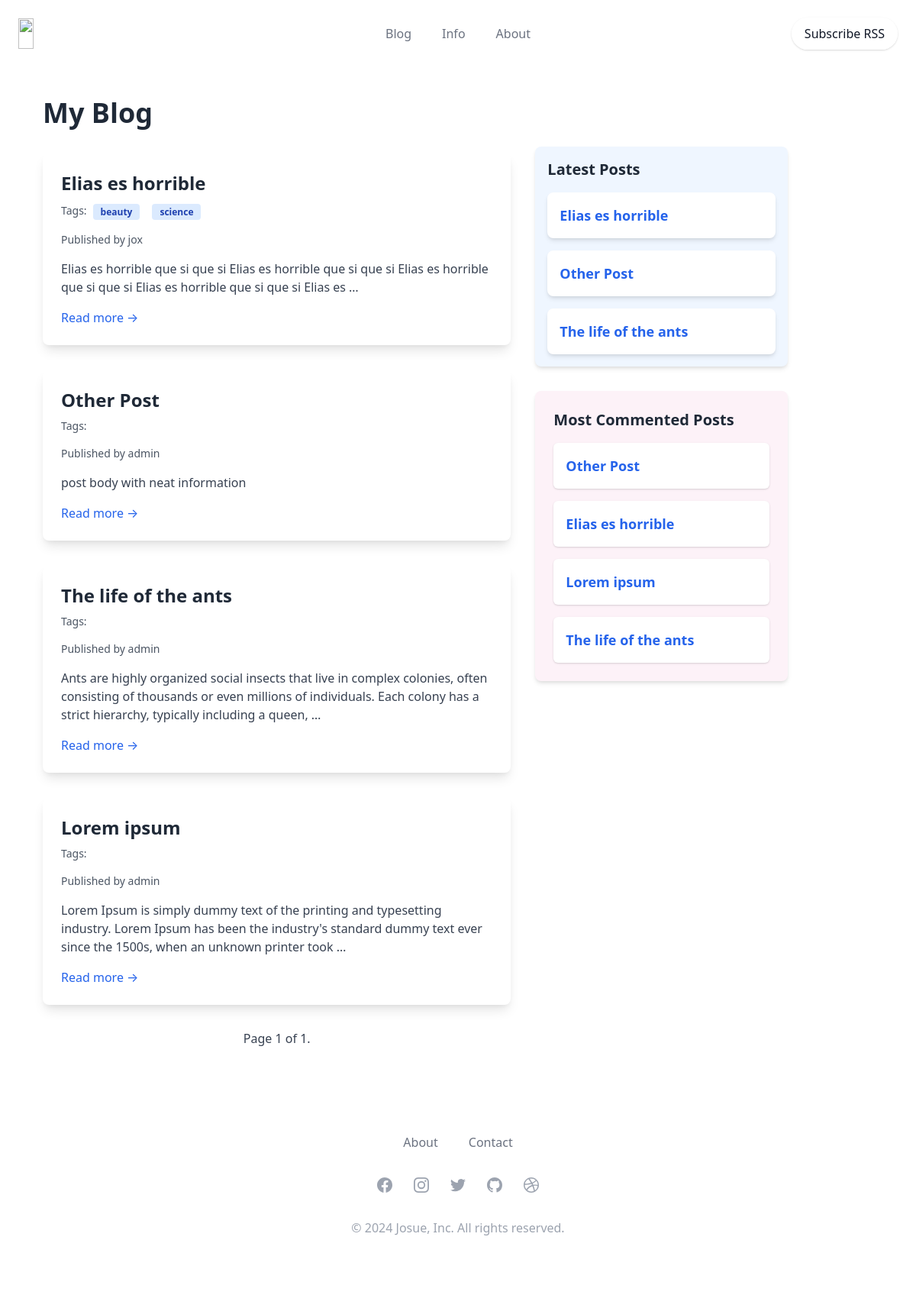
The page /blog/ on the database as committed earlier.
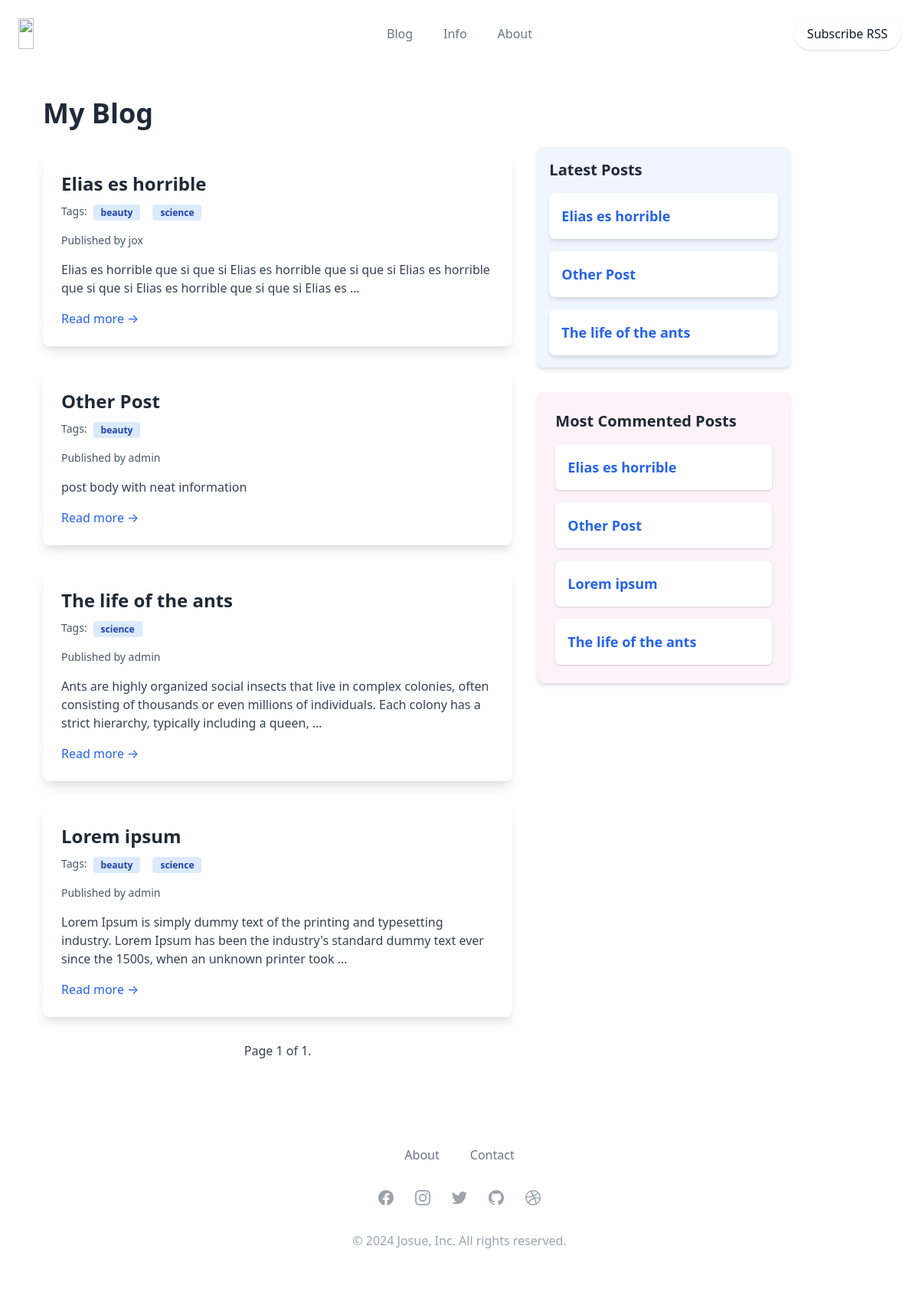
The same page on the database as committed later.
### blog/models.py (models this page shows, shortened)
class Post(models.Model):
    title = models.CharField(max_length=250)
    status = models.SmallIntegerField(
        choices=data.BLOG_STATUS,
        default=data.DRAFT
    )
    slug = models.SlugField(
        max_length=250,
        unique_for_date='publish_at'
        )
    body = models.TextField()
    author = models.ForeignKey(
        settings.AUTH_USER_MODEL,
        on_delete=models.CASCADE,
        related_name='blog_posts'
    )
    publish_at = models.DateTimeField(default=timezone.now)
    created_at = models.DateTimeField(auto_now_add=timezone.now)
    updated_at = models.DateTimeField(auto_now=timezone.now)
    objects = PostQuerySet.as_manager()
    tags = TaggableManager()
    class Meta:
        ordering = ['-publish_at']
        indexes = [
            models.Index(fields=['-publish_at'])
        ]
    def get_absolute_url(self):
        return reverse(
            'blog:post_detail',
            args=[
                self.publish_at.year,
                self.publish_at.month,
                self.publish_at.day,
                self.slug
                ]
            )

### blog/views.py (the view)
# urls.py: path('', views.post_list, name='post_list'),
def post_list(request, tag_slug=None):
    template = 'post/list.html'
    post_list = Post.objects.get_published()
    tag = None
    if tag_slug:
        tag = get_object_or_404(Tag, slug=tag_slug)
        post_list = post_list.filter(tags__in=[tag])
    paginator = Paginator(post_list, 5)
    page_number = request.GET.get('page', 1)
    try:
        posts = paginator.page(page_number)
    except EmptyPage:
        posts = paginator.page(paginator.num_pages)
    except PageNotAnInteger:
        posts = paginator.page(1)
    context = {
        'posts': posts,
        'tag': tag
        }
    return render(request, template, context)

### blog/managers.py (called while the page is built)
    def get_published(self):
        return self.filter(status=PUBLISHED)

### blog/templatetags/blog_tags.py (called while the page is built)
@register.inclusion_tag('post/partials/latest_posts.html')
def show_latest_posts(count=5):
    latest_posts = Post.objects.order_by('-publish_at')[:count]
    return {'latest_posts': latest_posts}

@register.simple_tag
def get_most_commented_posts(count=5):
    return Post.objects.annotate(total_comments=Count('comments')).order_by('-total_comments')[:count]

@register.filter(name='markdown')
def markdown_format(text):
    return mark_safe(markdown.markdown(text))

### blog/templates/post/list.html (shortened to what this page needs)
{% extends "base.html" %}
{% load blog_tags %}
{% block content %}
<div class="container mx-auto px-4 py-8">
    <h1 class="text-4xl font-bold text-gray-800 mb-8">My Blog</h1>
    {% for post in posts %}
    <article class="bg-white shadow-lg rounded-lg mb-8 overflow-hidden">
        <div class="p-6">
            <h2 class="text-2xl font-semibold text-gray-800 mb-2">
                <a href="{{ post.get_absolute_url }}" class="hover:text-blue-600 transition duration-300">
                    {{ post.title }}
                </a>
            </h2>
            <p class="flex flex-wrap items-center gap-2 mb-4">
                <span class="text-sm text-gray-600">Tags:</span>
                {% for tag in post.tags.all %}
                <a href='{% url "blog:post_list_by_tag" tag.slug %}'>
                    <span class="bg-blue-100 text-blue-800 text-xs font-semibold mr-2 px-2.5 py-0.5 rounded dark:bg-blue-200 dark:text-blue-800">
                        {{ tag }}
                    </span>
                </a>
                {% endfor %}
            </p>
            <p class="text-sm text-gray-600 mb-4">
                Published <time class="font-medium">{{ post.publish }}</time> by <span class="font-medium">{{ post.author }}</span>
            </p>
            <div class="prose max-w-none text-gray-700">
                {{ post.body|markdown|truncatewords:30 }}
            </div>
            <a href="{{ post.get_absolute_url }}" class="inline-block mt-4 text-blue-600 hover:text-blue-800 transition duration-300">
                Read more &rarr;
            </a>
        </div>
    </article>
    {% endfor %}
    {% include "pagination.html" with page=posts %}
</div>
{% endblock %}

### blog/templates/base.html (shortened to what this page needs)
{% load static %}
{% load blog_tags %}
<!DOCTYPE html>
<html lang="en">
<head>
  <link href="https://unpkg.com/tailwindcss@^2/dist/tailwind.min.css" rel="stylesheet">
</head>
<body>
    <div class="px-4 mx-auto max-w-7xl sm:px-6">
        <div class="relative pt-6 pb-16 sm:pb-24">
            {% include 'post/partials/header.html' %}
            <main class="container px-4 py-8 flex flex-col md:flex-row gap-4">
                <div class="flex-1">
                    {% block content %}
                    {% endblock %}
                </div>
                <div class="flex-none md:w-1/3 space-y-8 mt-24">
                    <aside class="bg-blue-50 p-4 rounded-lg shadow-md">
                        <h3 class="text-xl font-semibold text-gray-800 mb-4">Latest Posts</h3>
                        <ul class="space-y-4">
                            {% show_latest_posts 3 %}
                        </ul>
                    </aside>
                    <aside class="bg-pink-50 p-6 rounded-lg shadow-md">
                        <h3 class="text-xl font-semibold text-gray-800 mb-4">Most Commented Posts</h3>
                        <ul class="space-y-4">
                            {% get_most_commented_posts as most_commented_posts %}
                            {% for post in most_commented_posts %}
                            <li class="bg-white p-4 rounded-md shadow hover:shadow-lg transition-shadow duration-200">
                                <a href="{{ post.get_absolute_url }}" class="text-lg font-semibold text-blue-600 hover:text-blue-800">
                                    {{ post.title }}
                                </a>
                            </li>
                            {% endfor %}
                        </ul>
                    </aside>
                </div>
            </main>
              {% include 'post/partials/footer.html' %}
        </div>
    </div>
</body>
</html>

### blog/templates/post/partials/header.html (shortened to what this page needs)
<nav class="relative flex items-center justify-between sm:h-10 md:justify-center" aria-label="Global">
    <div class="flex items-center flex-1 md:absolute md:inset-y-0 md:left-0">
        <div class="flex items-center justify-between w-full md:w-auto">
            <a href="#"><span class="sr-only">Company Name</span>
                <img class="w-auto h-8 sm:h-10" src="https://www.svgrepo.com/show/448244/pack.svg" loading="lazy" width="202" height="40">
            </a>
        </div>
    </div>
    <div class="hidden md:flex md:space-x-10 list-none">
        <li>
            <a href="{% url 'blog:post_list' %}" class="text-base font-normal text-gray-500 list-none hover:text-gray-900"
                target="">Blog</a>
        </li>
        <li>
            <a href="#" class="text-base font-normal text-gray-500 list-none hover:text-gray-900"
                target="">Info
            </a>
        </li>
        <li>
            <a href="#" class="text-base font-normal text-gray-500 list-none hover:text-gray-900"
                target="_blank">About
            </a>
        </li>
    </div>
    <div class="hidden md:absolute md:flex md:items-center md:justify-end md:inset-y-0 md:right-0">
        <div class="inline-flex rounded-full shadow">
            <div href="{% url "blog:post_feed" %}"
                class="inline-flex items-center px-4 py-2 text-base text-gray-900 bg-white border border-transparent rounded-full cursor-pointer font-base hover:bg-gray-50 ">
                <a href="{% url 'blog:post_feed' %}">Subscribe RSS</a>
            </div>
        </div>
    </div>
</nav>

### blog/templates/pagination.html (shortened to what this page needs)
<div class="flex justify-center mt-8">
    <div class="flex items-center space-x-4">
        <span class="text-gray-700">
            Page {{ page.number }} of {{ page.paginator.num_pages }}.
        </span>
    </div>
</div>

### blog/templates/post/partials/latest_posts.html
<ul class="space-y-4">
    {% for post in latest_posts %}
    <li class="bg-white p-4 rounded-lg shadow-md hover:shadow-lg transition-shadow duration-200">
        <a href="{{ post.get_absolute_url }}" class="text-lg font-semibold text-blue-600 hover:text-blue-800">
            {{ post.title }}
        </a>
    </li>
    {% endfor %}
</ul>

### blog/templates/post/partials/footer.html (shortened to what this page needs)
<section class="bg-white">
    <div class="max-w-screen-xl px-4 py-12 mx-auto space-y-8 overflow-hidden sm:px-6 lg:px-8">
        <nav class="flex flex-wrap justify-center -mx-5 -my-2">
            <div class="px-5 py-2">
                <a href="#" class="text-base leading-6 text-gray-500 hover:text-gray-900">
                    About
                </a>
            </div>
            <div class="px-5 py-2">
                <a href="#" class="text-base leading-6 text-gray-500 hover:text-gray-900">
                    Contact
                </a>
            </div>
        </nav>
        <div class="flex justify-center mt-8 space-x-6">
            <a href="#" class="text-gray-400 hover:text-gray-500">
            </a>
            <a href="#" class="text-gray-400 hover:text-gray-500">
            </a>
            <a href="#" class="text-gray-400 hover:text-gray-500">
            </a>
            <a href="#" class="text-gray-400 hover:text-gray-500">
            </a>
            <a href="#" class="text-gray-400 hover:text-gray-500">
            </a>
        </div>
        <p class="mt-8 text-base leading-6 text-center text-gray-400">
            © 2024 Josue, Inc. All rights reserved.
        </p>
    </div>
</section>

Rows that differ between the two databases and show on the page:
shown differently, row unchanged: Post "Elias es horrible": moves up the list
changed Post "Other Post": gains Tag (name "beauty")
changed Post "The life of the ants": gains Tag (name "science")
changed Post "Lorem ipsum": gains Tag (name "beauty"); gains Tag (name "science")
